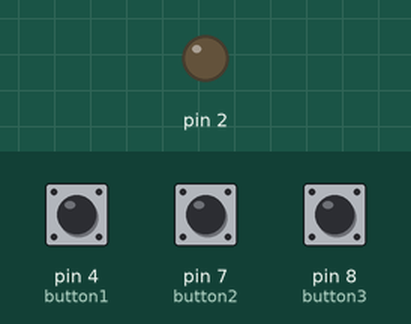
Bench run of a sketch on a simulated Arduino Uno, built with avr-gcc and run on an emulated ATmega328P. Parts: output pins drawn as LEDs (lit = HIGH). Dashed ring = blinking. The test bench sets the inputs (shaded band); at power-on: pin 7 (button2) HIGH, pin 8 (button3) HIGH, pin 4 (button1) HIGH.

Above: at 1.2 s.
1.3 s: pin 7 (button2) pulled LOW for 0.15 s
At 1.55 s:
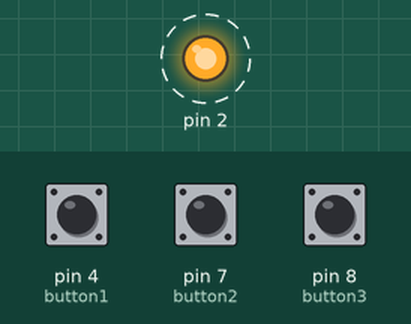
3.1 s: pin 8 (button3) pulled LOW for 0.15 s
At 4.5 s:
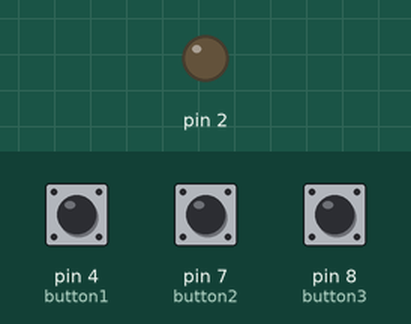
Timing chart, 0 to 6.1 s (numbered marks = the images above; inputs shaded):
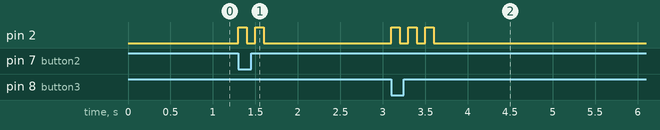

The sketch:

footswitch_led.ino
```cpp
#include <Button.h>

Button button1(4);
Button button2(7);
Button button3(8);

void setup() {
  button1.begin();
  button2.begin();
  button3.begin();
  pinMode(2, OUTPUT);
}

void loop() {
  digitalWrite(2, LOW);
  if (button1.pressed()) {
    blink(1);
  }
  if (button2.pressed()) {
    blink(2);
  }
  if (button3.pressed()) {
    blink(3);
  }
}

void blink(int n) {
  for (int i = 0; i < n; ++i) {
    digitalWrite(2, HIGH);
    delay(100);
    digitalWrite(2, LOW);
    delay(100);
  }
}
```

Measured:
- after the input at 1.3 s, pin 2: alternates HIGH for 0.10 s and LOW for 0.10 s, 4 changes in all, then stays LOW, starting at once
- after the input at 3.1 s, pin 2: alternates HIGH for 0.10 s and LOW for 0.10 s, 6 changes in all, then stays LOW, starting at once
